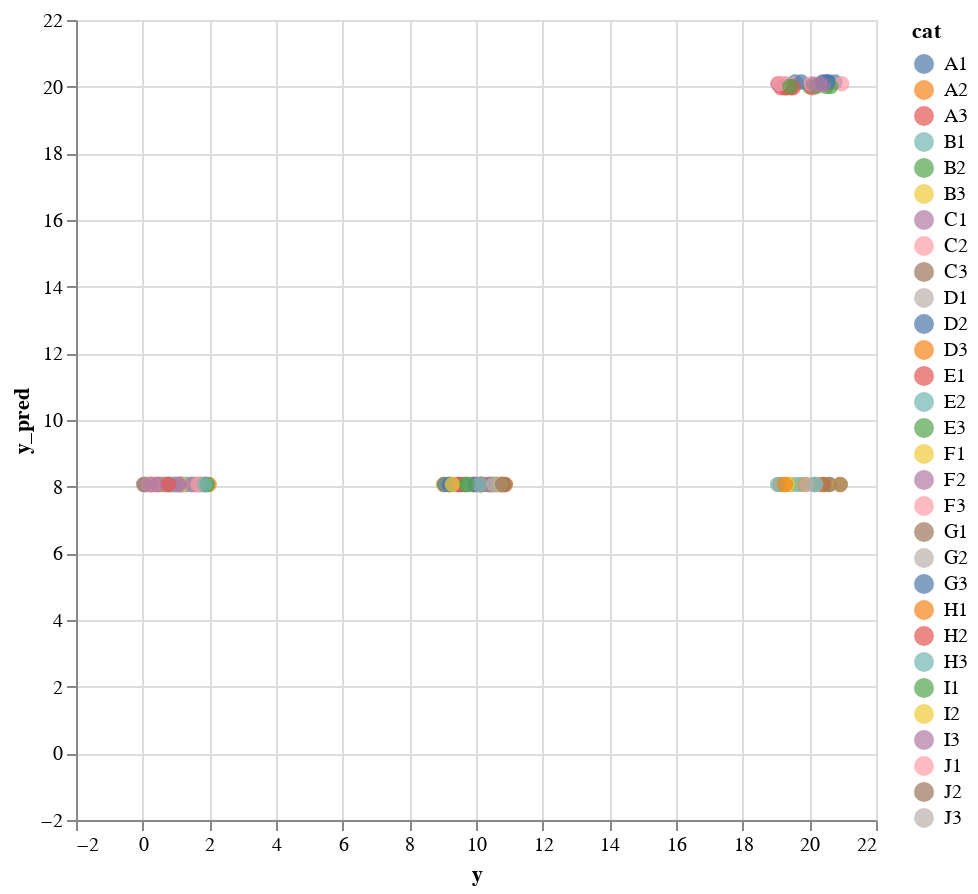

Notebook code cell kept with this figure:
### Code cell
create_scatter(source_oh)

### Figure 1 — Vega-Lite specification as saved in the notebook (floating-point values rounded to 4 significant figures; data arrays with more than 128 entries replaced by an {"elided": "..."} marker saying what was removed)
{"config": {"view": {"continuousWidth": 300, "continuousHeight": 300}}, "data": {"name": "data-cf141c25e970ceda588998b5909276cf"}, "mark": {"type": "circle", "size": 60}, "encoding": {"color": {"field": "cat", "type": "nominal"}, "tooltip": {"field": "cat", "type": "nominal"}, "x": {"field": "y", "scale": {"domain": [-2, 22]}, "type": "quantitative"}, "y": {"field": "y_pred", "scale": {"domain": [-2, 22]}, "type": "quantitative"}}, "height": 400, "params": [{"name": "param_3", "select": {"type": "interval", "encodings": ["x", "y"]}, "bind": "scales"}], "width": 400, "$schema": "https://vega.github.io/schema/vega-lite/v5.16.3.json", "datasets": {"data-cf141c25e970ceda588998b5909276cf": {"elided": "200 records"}}}
